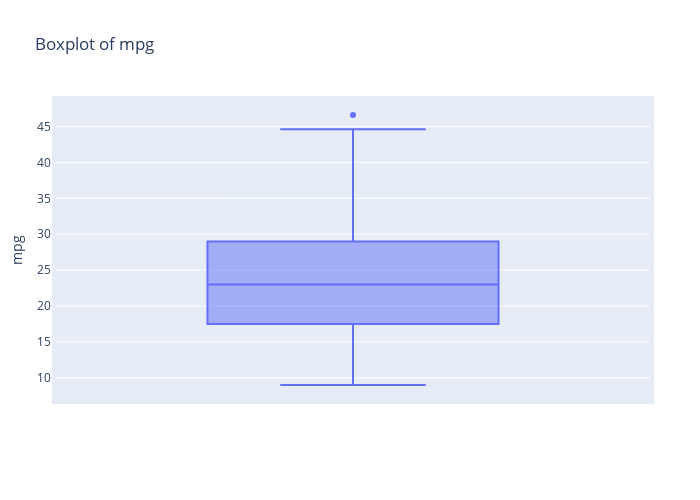

Here is the notebook cell this chart was saved with:
### Markdown cell above
### Data Preprocessing

### Code cell
for col in col_num:
    fig = px.box(df, y=col, title=f'Boxplot of {col}')
    fig.update_layout(
    autosize=False,
    width=700,
    height=500,
    margin=dict(
        l=50,
        r=50,
        b=100,
        t=100,
        pad=4
    ),
    )
    fig.show()

### Figure 1 — Plotly figure (JSON) as saved in the notebook; plotly's stock layout.template omitted (floating-point values rounded to 4 significant figures; data arrays with more than 128 entries replaced by an {"elided": "..."} marker saying what was removed)
{"data": [{"alignmentgroup": "True", "hovertemplate": "mpg=%{y}<extra></extra>", "legendgroup": "", "marker": {"color": "#636efa"}, "name": "", "notched": false, "offsetgroup": "", "orientation": "v", "showlegend": false, "type": "box", "x0": " ", "xaxis": "x", "y": {"elided": "398 float values"}, "y0": " ", "yaxis": "y"}], "layout": {"autosize": false, "boxmode": "group", "height": 500, "legend": {"tracegroupgap": 0}, "margin": {"b": 100, "l": 50, "pad": 4, "r": 50, "t": 100}, "title": {"text": "Boxplot of mpg"}, "width": 700, "xaxis": {"anchor": "y", "domain": [0, 1]}, "yaxis": {"anchor": "x", "domain": [0, 1], "title": {"text": "mpg"}}}}
